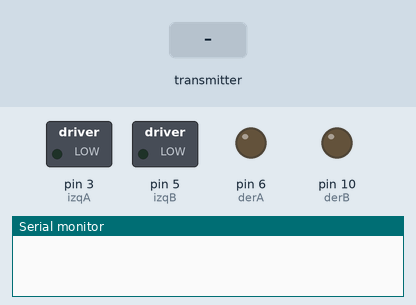
This sketch was run on a simulated Arduino Uno, built with avr-gcc and run on an emulated ATmega328P. On the bench: switched loads named in the sketch (green lamp = pin HIGH), output pins drawn as LEDs (lit = HIGH), the last lines printed to the serial monitor. The inputs (shaded band) are chosen by the test bench. No radio packets arrive unless stated.

Above: at 1.2 s.
1.3 s: the transmitter starts sending buttonState = 0
At 2.4 s:
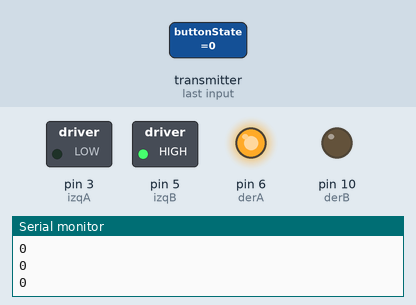
2.8 s: the transmitter starts sending buttonState = 1
At 3.5 s:
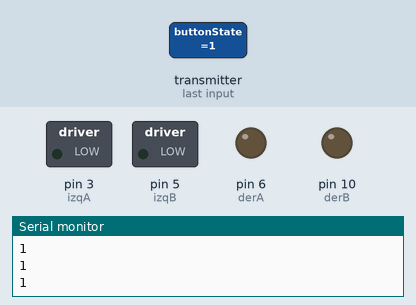
Timing chart, 0 to 5.8 s (numbered marks = the images above; inputs shaded):
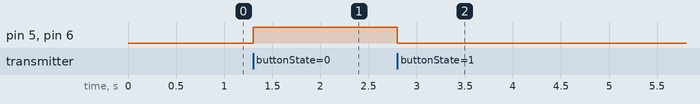

Measured:
- after the input at 1.3 s, pin 5 (izqB), pin 6 (derA): LOW → HIGH at once
- after the input at 2.8 s, pin 5 (izqB), pin 6 (derA): HIGH → LOW at once

The sketch:

control_receptorNRF24L01.ino
```cpp
#include <SPI.h>  //Se incluye la libreria SPI.h
#include <nRF24L01.h> //Se incluye la libreria nRF24L01.h
#include <RF24.h> //Se incluye la libreria RF24.h

#define izqA 3 //Avanza llanta izquierda
#define izqB 5 //Retroceso llanta izquierda
#define derA 6 //Avanza llanta derecha
#define derB 10 //Retroceso llanta derecha
int vel = 255; // Velocidad de los motores (0-255)
int paro = 0;  //Determina cuando se deja de presionar un boton

int buttonState = 0; //Señal captada del modulo NRF24L01

RF24 radio(9, 8); // pines CE y CSN respectivamente
const byte address[6] = "00002"; //Direccion para la comunicacion entre modulos

void setup() {
  Serial.begin(9600); //Inicializa a 9600 baudios

  pinMode(derA, OUTPUT); //Salida digital PWM de avanza llanta izquierda
  pinMode(derB, OUTPUT); //Salida digital PWM de retroceso llanta izquierda
  pinMode(izqA, OUTPUT); //Salida digital PWM de avanza llanta derecha
  pinMode(izqB, OUTPUT); //Salida digital PWM de retroceso llanta derecha

  radio.begin();  //Inicializa la libreria de radio
  radio.openReadingPipe(0, address);  //Busca la direccion de comunicacion establecida en modo receptor
  radio.setPALevel(RF24_PA_MIN);  //Potencia de transmision (minimo)
}
void loop() {
  radio.startListening(); //Establece el modulo como receptor
  while (!radio.available()); //Mientras la comunicación reciba una señal entrante del modulo
  radio.read(&buttonState, sizeof(buttonState)); //Lee la señal recibida y la almacena
  Serial.println(buttonState);  //Muestra en monitor serial el valor recibido


   if (buttonState == 0 && paro == 0) { //Si el boton de izquierda esta presionado
    analogWrite(izqB, vel); //Retrocede la llanta izquierda
    analogWrite(derA, vel); //Avanza la llanta derecha
    paro = 1;
  } else if (buttonState == 1 && paro == 1){  //Si el boton de izquierda se deja de presionar
    analogWrite(izqB, 0); //Se detiene la llanta izquierda retroceso
    analogWrite(derA, 0); //Se detiene la llanta derecha avance
    paro = 0;
  }

   if (buttonState == 2 && paro == 0) { //Si el boton de arriba esta presionado
  analogWrite(izqA, vel); //Izquierda Avanza
    analogWrite(derA, vel); //Derecha Avanza
    paro = 2;
  } else if (buttonState == 3 && paro == 2){  //Si el boton de arriba se deja de presionar
    analogWrite(izqA, 0); //Se detiene la llanta izquierda avance
    analogWrite(derA, 0); //Se detiene la llanta derecha avance
    paro = 0;
  }

     if (buttonState == 4 && paro == 0) { //Si el boton de derecha esta presionado
    analogWrite(izqA, vel); //Izquierda Avanza
    analogWrite(derB, vel); //Derecha Retrocede
    paro = 3;
  } else if (buttonState == 5 && paro == 3){  //Si el boton de derecha se deja de presionar
    analogWrite(izqA, 0); //Se detiene la llanta izquierda avance
    analogWrite(derB, 0); //Se detiene la llanta derecha retroceso
    paro = 0;
  }

    if (buttonState == 6 && paro == 0) {  //Si el boton de abajo esta presionado
    analogWrite(izqB, vel); //Izquierda retrocede
    analogWrite(derB, vel); //Derecha retrocede
    paro = 4;
  } else if (buttonState == 7 && paro == 4){  //Si el boton de abajo se deja de presionar
    analogWrite(izqB, 0); //Se detiene la llanta izquierda retroceso
    analogWrite(derB, 0); //Se detiene la llanta derecha retroceso
    paro = 0;
  }
}
```
